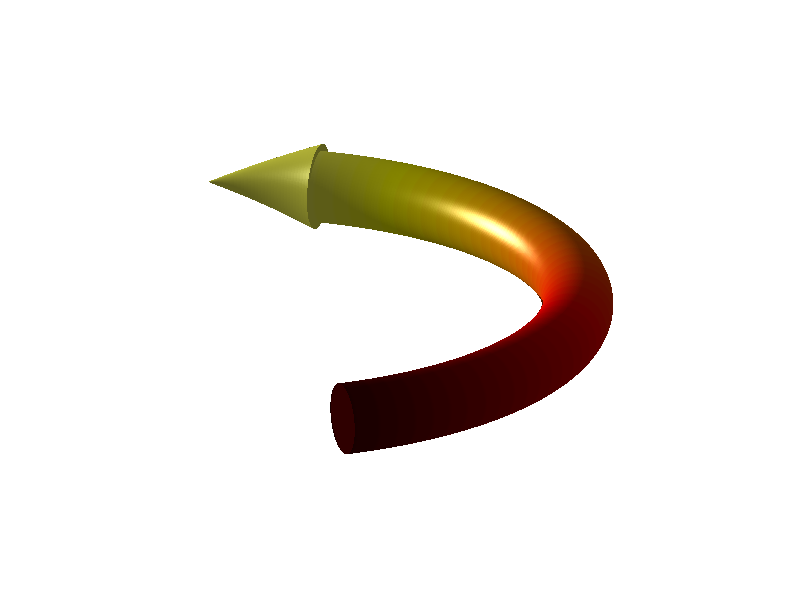

Recreate this plot in MATLAB. (Note: this script raises an error after producing the figure.)
figure%close

theta = (0:pi/300:pi*0.8)';
theta1 = (pi*0.8:pi/300:pi*0.9)';
phi = (0:300)/300*2*pi;
rad = 1;
hub = 0.;
thick = 0.1;

r = [rad*cos(theta),rad*sin(theta),hub*(theta/2-max(theta))/max(theta)];
tt = [-rad*sin(theta),rad*cos(theta),hub/2/max(theta)*ones(size(theta))];
tt = tt./(sqrt(sum(tt.^2,2))*[1 1 1]);
e1 = thick*[cos(theta),sin(theta),zeros(size(theta))];
e2 = cross(e1,tt,2);
e2 = thick*e2./(sqrt(sum(e2.^2,2))*[1 1 1]);

surf([r(1,1)*ones(size(phi)); r(1,1)*ones(size(phi)) + e1(1,1)*cos(phi) + e2(1,1)*sin(phi)],...
    [r(1,2)*ones(size(phi)); r(1,2)*ones(size(phi)) + e1(1,2)*cos(phi) + e2(1,2)*sin(phi)], ...
    [r(1,3)*ones(size(phi)); r(1,3)*ones(size(phi)) + e1(1,3)*cos(phi) + e2(1,3)*sin(phi)],...
    zeros(2,length(phi)));
hold on
surf(r(:,1)*ones(size(phi)) + e1(:,1)*cos(phi) + e2(:,1)*sin(phi), r(:,2)*ones(size(phi)) + e1(:,2)*cos(phi) + e2(:,2)*sin(phi), ...
    r(:,3)*ones(size(phi)) + e1(:,3)*cos(phi) + e2(:,3)*sin(phi), 0.8*theta/max(theta)*ones(size(phi)));
surf([r(end,1)*ones(size(phi)) + e1(end,1)*cos(phi) + e2(end,1)*sin(phi); r(end,1)*ones(size(phi)) + 1.2*(e1(end,1)*cos(phi) + e2(end,1)*sin(phi))],...
    [r(end,2)*ones(size(phi)) + e1(end,2)*cos(phi) + e2(end,2)*sin(phi); r(end,2)*ones(size(phi)) + 1.2*(e1(end,2)*cos(phi) + e2(end,2)*sin(phi))], ...
    [r(end,3)*ones(size(phi)) + e1(end,3)*cos(phi) + e2(end,3)*sin(phi); r(end,3)*ones(size(phi)) + 1.2*(e1(end,3)*cos(phi) + e2(end,3)*sin(phi))],...
    0.8*ones(2,length(phi)));
r = [rad*cos(theta1),rad*sin(theta1),hub*(theta1/2-max(theta))/max(theta)];
tt = [-rad*sin(theta1),rad*cos(theta1),hub/2/max(theta)*ones(size(theta1))];
tt = tt./(sqrt(sum(tt.^2,2))*[1 1 1]);
e1 = 1.2*thick*[cos(theta1),sin(theta1),zeros(size(theta1))];
e2 = cross(e1,tt,2);
e2 = 1.2*thick*e2./(sqrt(sum(e2.^2,2))*[1 1 1]);
diam = (max(theta1)-theta1)/(max(theta1)-min(theta1));
e1 = (diam*[1 1 1]).*e1;
e2 = (diam*[1 1 1]).*e2;
surf(r(:,1)*ones(size(phi)) + e1(:,1)*cos(phi) + e2(:,1)*sin(phi), r(:,2)*ones(size(phi)) + e1(:,2)*cos(phi) + e2(:,2)*sin(phi), ...
    r(:,3)*ones(size(phi)) + e1(:,3)*cos(phi) + e2(:,3)*sin(phi), 0.8*ones(length(theta1),length(phi)));
hold off
axis image
shading interp
colormap hot
caxis([-0.1 1])
%view([70-180 20])
view([70 20])
camlight(70-180, 20)
axis off
alpha(0.5)